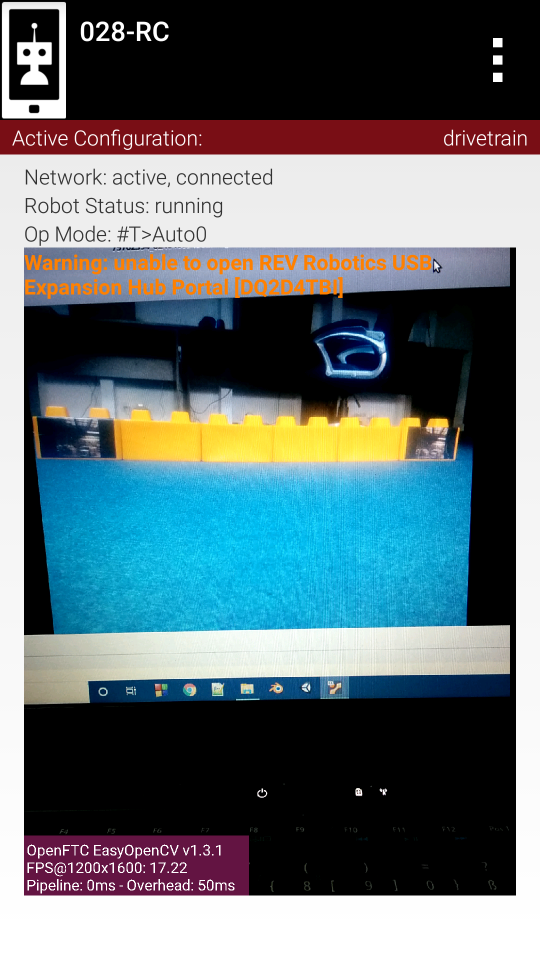
#> input picture test-images/new_images/1.png, 1080 x 1920 px (shown at 1/2 size)
$ python helper.py   (older library calls are emulated)
#> lines starting #> are read from the running program, lines starting #| are printed output that depends on the picture; after the words box and inside, x2 and y2 are one past the last pixel; in counts of white or black regions, pixels touching at a corner belong together
# [15 lines of commented-out code are left out]
import cv2
import numpy as np

# [6 lines of commented-out code are left out]
h1 = int(25 * 179 / 255);h2 = int(45 * 179 / 255);
s1 = 130;s2 = 233;
v1 = 200;v2 = 255;
files = ["1.png","2.png","3.png","4.png","5.png","6.png","7.png","tmp.jpg"]

for x in files:

    img = cv2.imread(x)
#> img is the input picture: shape (1920, 1080, 3); mean B, G, R 115.2, 110.6, 95.7
    backup_img = img.copy();

    COLOR_MIN = np.array([h1, s1, v1])
    COLOR_MAX = np.array([h2, s2, v2])


    hsv_img = cv2.cvtColor(img,cv2.COLOR_BGR2HSV)
#> hsv_img: shape (1920, 1080, 3); mean H, S, V 38.9, 70.1, 127.6

    frame_threshed = cv2.inRange(hsv_img, COLOR_MIN, COLOR_MAX)
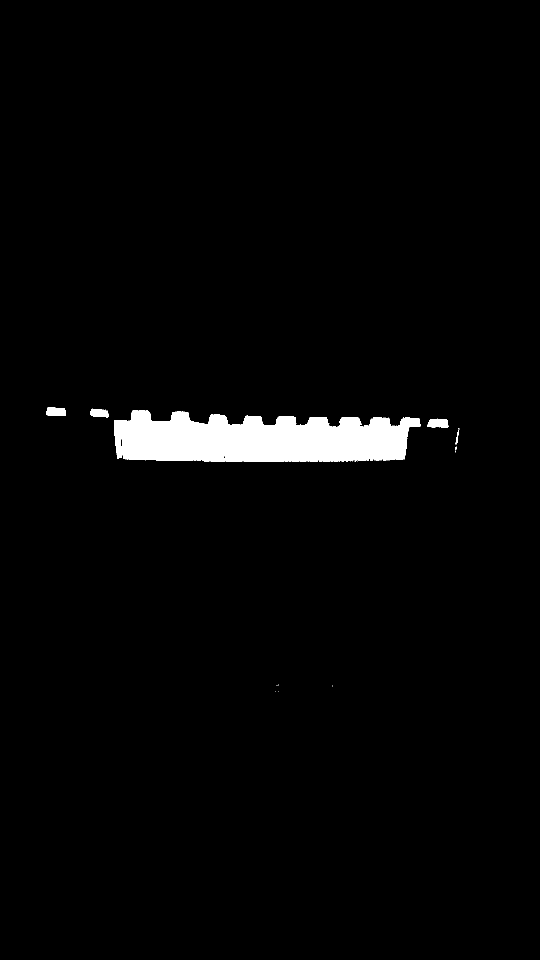
#> frame_threshed: shape (1920, 1080) (shown at 1/2 size); 2.4% white; 33 white regions (28 under 20 px)

    frame_threshed = cv2.GaussianBlur(frame_threshed,(7,7),0);
    im2 = frame_threshed.copy();

    contours,hierarchy = cv2.findContours(im2, cv2.RETR_TREE, cv2.CHAIN_APPROX_SIMPLE)
#> contours = 8 contours; box (x1, y1, x2, y2) and area: (225, 818, 844, 927) 53488, (851, 834, 900, 858) 971, (90, 811, 135, 835) 921, (178, 814, 221, 838) 818, (907, 853, 922, 908) 418, (547, 1379, 561, 1387) 72, (550, 1366, 560, 1374) 58, (661, 1368, 668, 1376) 40

    cv2.drawContours(img,contours,-1,(0,255,0), 3);
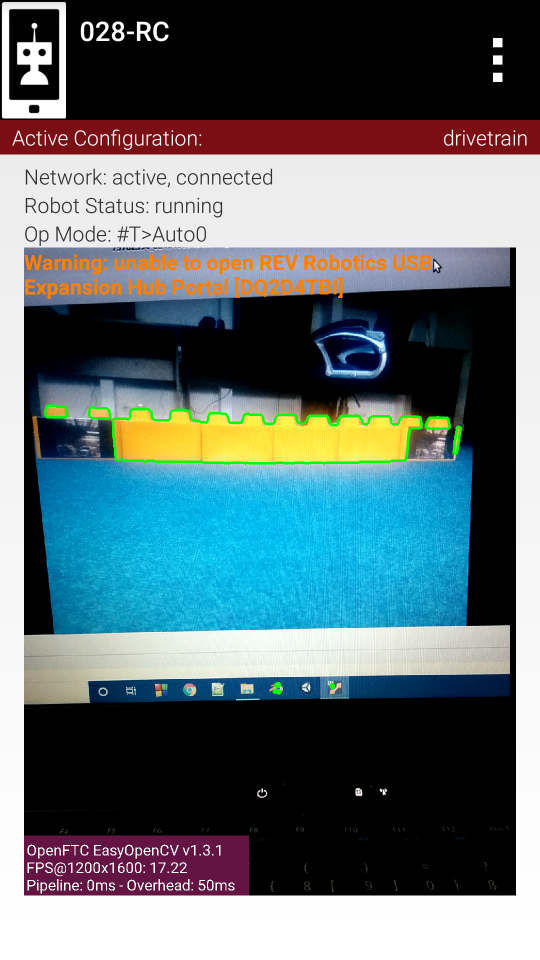
#> img: shape (1920, 1080, 3) (shown at 1/2 size); 0.51% of pixels changed, all inside (x1, y1, x2, y2) = (88, 809, 924, 1389)

    frame_threshed_rgb = cv2.cvtColor(frame_threshed,cv2.COLOR_GRAY2RGB);

    outputs = np.hstack((backup_img, frame_threshed_rgb, img))
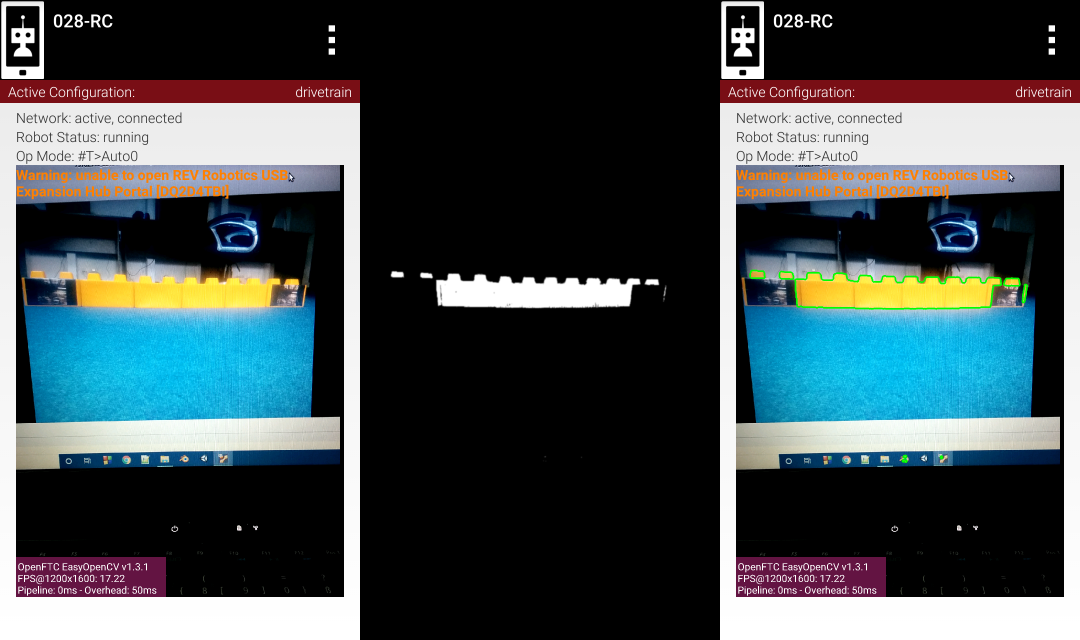
#> outputs: shape (1920, 3240, 3) (shown at 1/3 size); mean B, G, R 78.7, 76, 65.6

    cv2.imwrite(x + "_output.png", outputs)

    ddepth = cv2.CV_16S;

    img2 = backup_img.copy();
    img2 = cv2.cvtColor(img2,cv2.COLOR_BGR2GRAY);
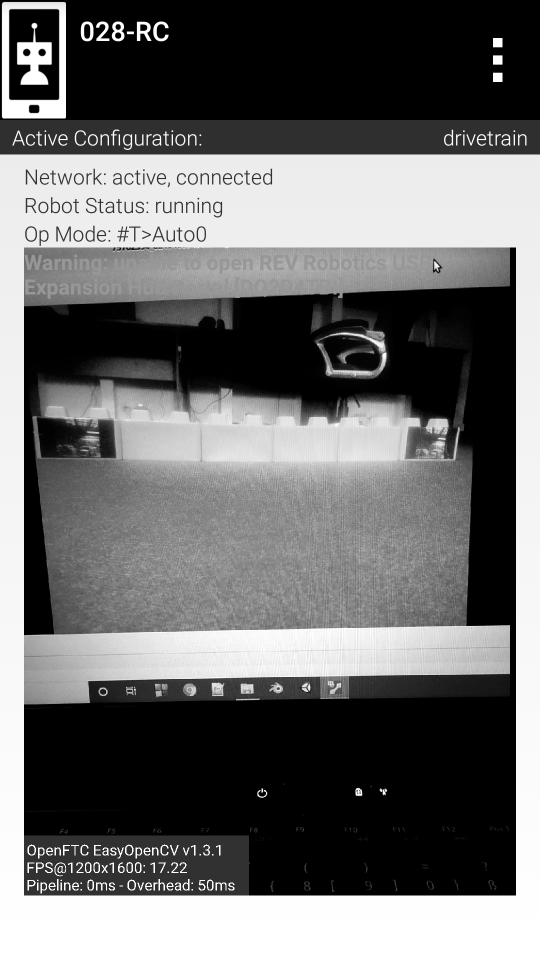
#> img2: shape (1920, 1080) (shown at 1/2 size); min 0, max 255, mean 106.7
    lap = cv2.Sobel(img2,ddepth,1,0,3)
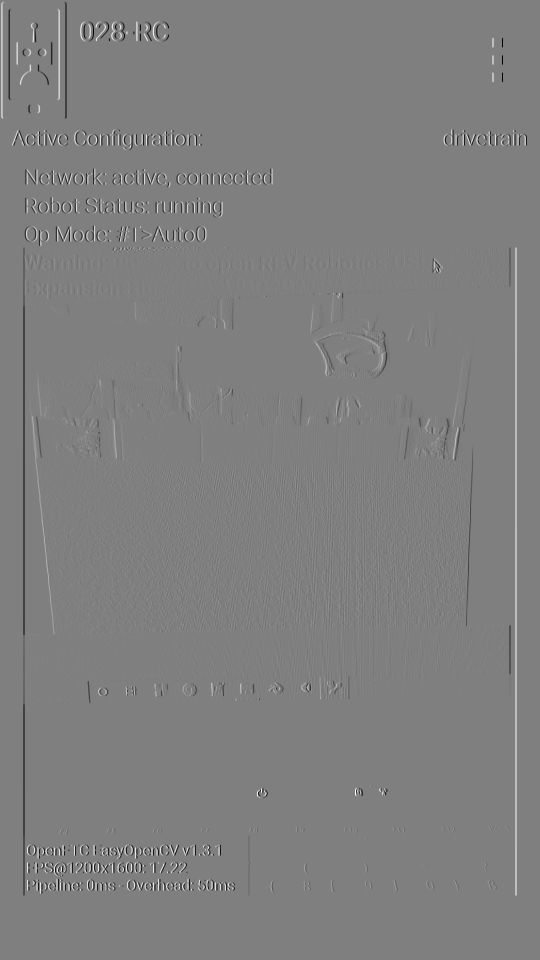
#> lap: shape (1920, 1080) int16 (shown at 1/2 size); min -1020, max 1020, mean 0; drawn with min black and max white
    out = cv2.convertScaleAbs(lap)
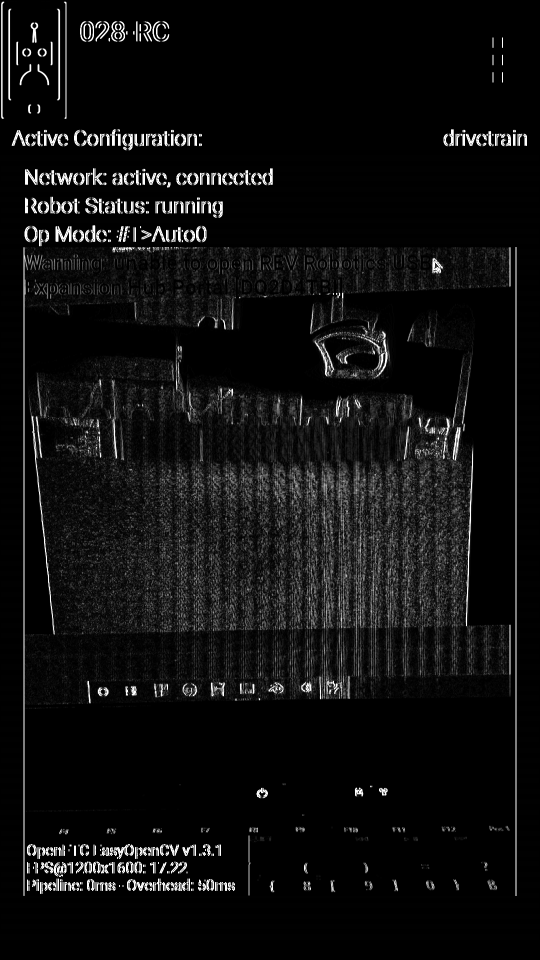
#> out: shape (1920, 1080) (shown at 1/2 size); min 0, max 255, mean 15.3

    outs = np.hstack((backup_img,cv2.cvtColor(img2,cv2.COLOR_GRAY2BGR),cv2.cvtColor(out,cv2.COLOR_GRAY2BGR)));
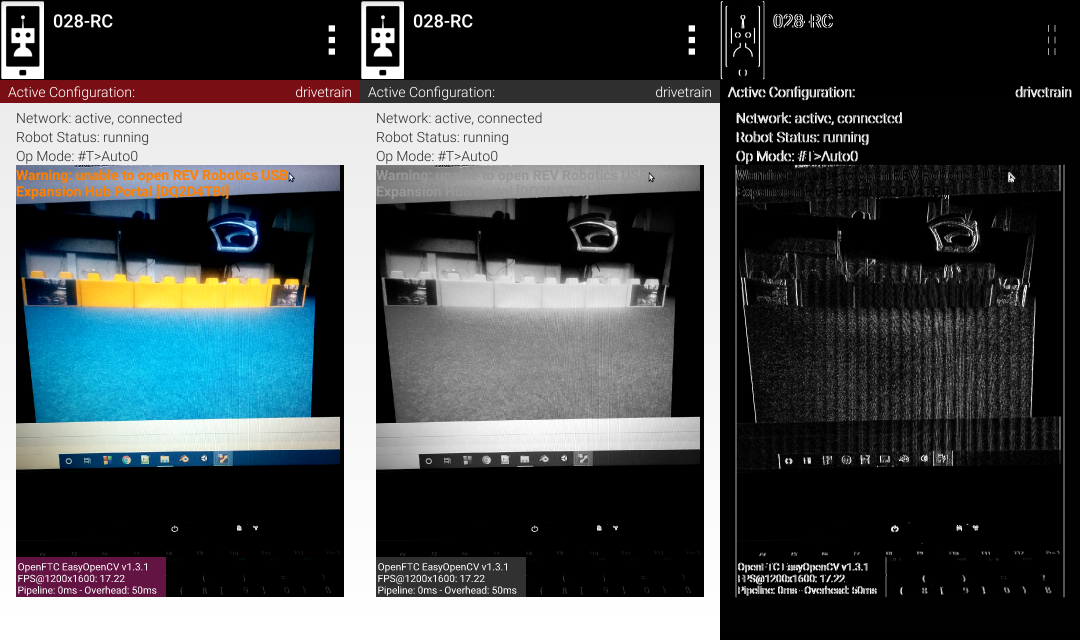
#> outs: shape (1920, 3240, 3) (shown at 1/3 size); mean B, G, R 79.1, 77.5, 72.6


    cv2.imwrite(x + "_edges.png",outs);
#> pass 2 of the loop `for x in files:`:
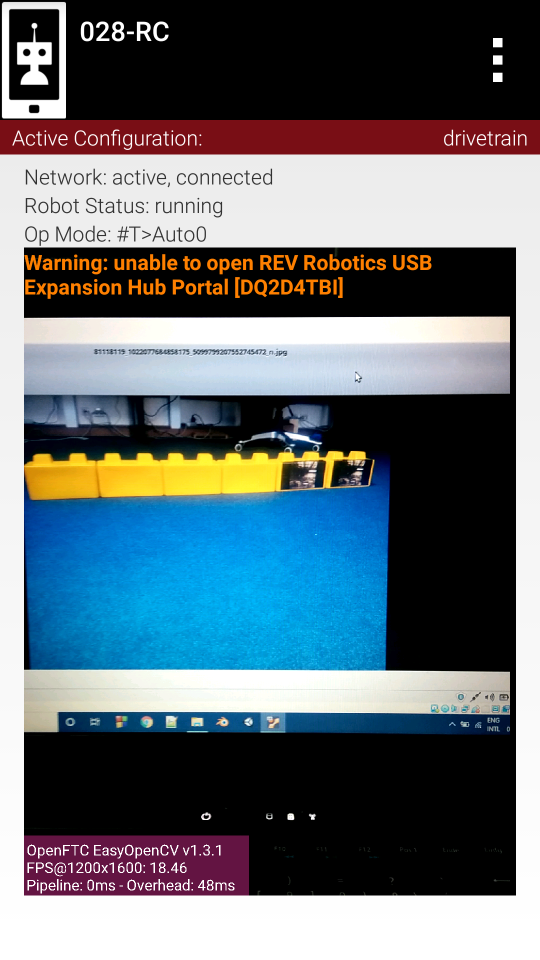
#> input picture test-images/new_images/2.png, 1080 x 1920 px (shown at 1/2 size)
#> img is the input picture: shape (1920, 1080, 3); mean B, G, R 116.2, 109.5, 99
#> hsv_img: shape (1920, 1080, 3); mean H, S, V 35.6, 63.3, 128.2
#> `frame_threshed = cv2.inRange(hsv_img, COLOR_MIN, COLOR_MAX)`:
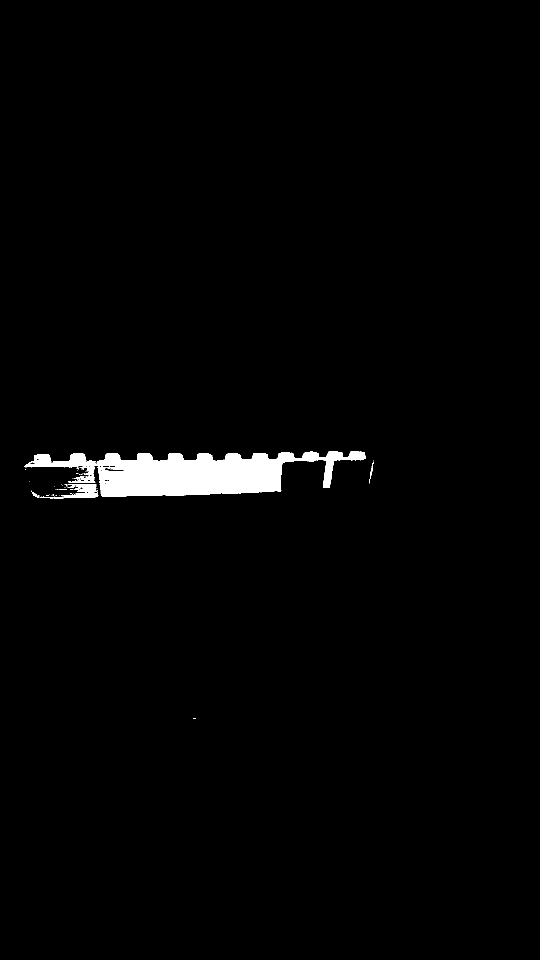
#> frame_threshed: shape (1920, 1080) (shown at 1/2 size); 1.7% white; 68 white regions (63 under 20 px)
#> contours = 7 contours, 1 with area under 20; largest, box (x1, y1, x2, y2) and area: (45, 899, 735, 1001) 43018, (735, 918, 751, 971) 386, (189, 939, 197, 967) 94, (384, 1433, 394, 1441) 61, (56, 960, 63, 967) 34, (157, 940, 169, 947) 27
#> img: shape (1920, 1080, 3); 0.55% of pixels changed, all inside (x1, y1, x2, y2) = (43, 897, 753, 1443)
#> `outs = np.hstack((backup_img,cv2.cvtColor(img2,cv2.COLOR_GRAY2BGR),cv2..`:
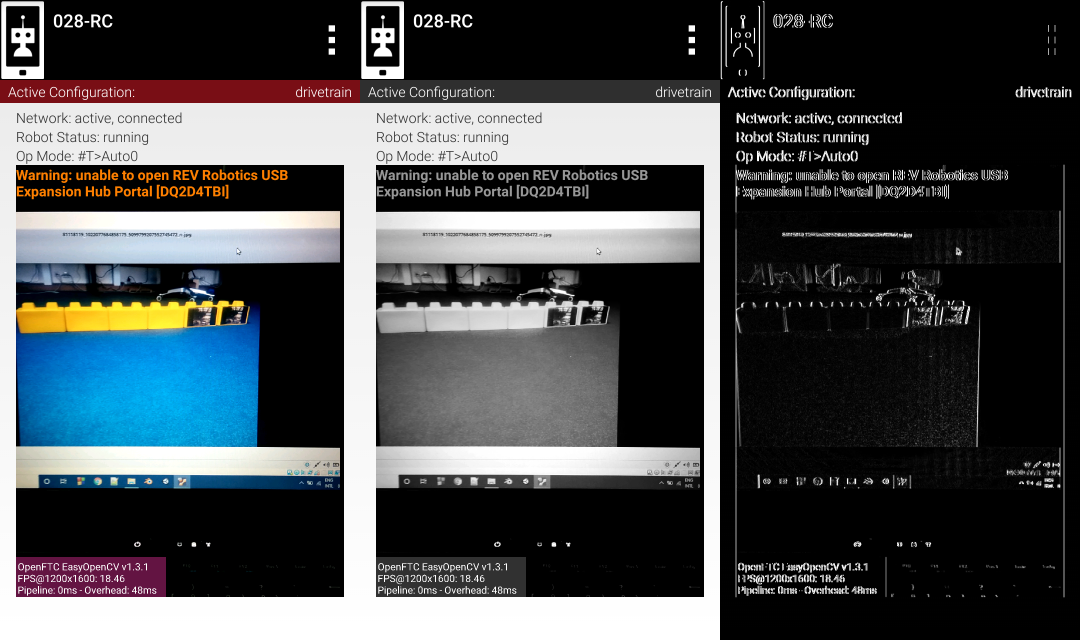
#> outs: shape (1920, 3240, 3) (shown at 1/3 size); mean B, G, R 78.3, 76, 72.5
#> pass 3 of the loop `for x in files:`:
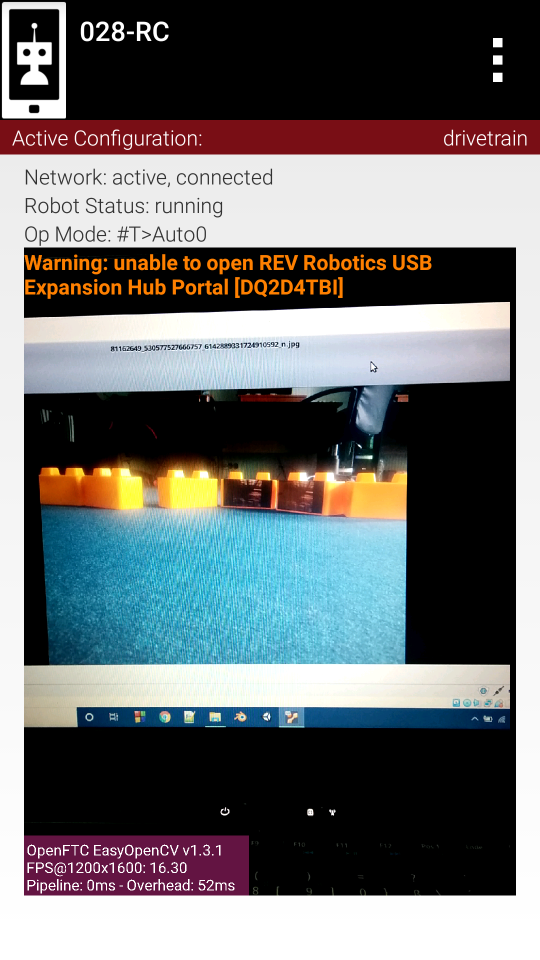
#> input picture test-images/new_images/3.png, 1080 x 1920 px (shown at 1/2 size)
#> img is the input picture: shape (1920, 1080, 3); mean B, G, R 111.4, 110.2, 107.9
#> hsv_img: shape (1920, 1080, 3); mean H, S, V 31.5, 48, 123.2
#> `frame_threshed = cv2.inRange(hsv_img, COLOR_MIN, COLOR_MAX)`:
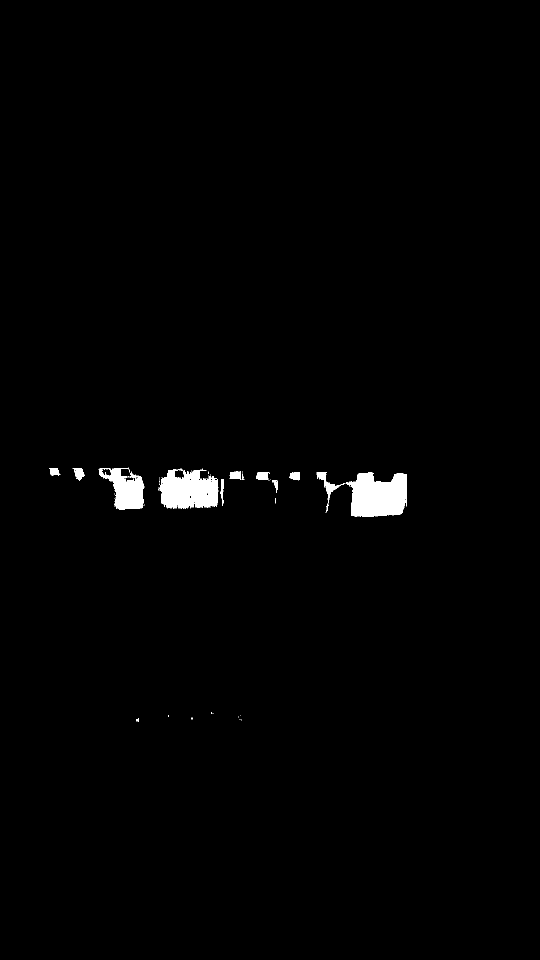
#> frame_threshed: shape (1920, 1080) (shown at 1/2 size); 1.1% white; 69 white regions (57 under 20 px)
#> contours = 18 contours, 1 with area under 20; largest, box (x1, y1, x2, y2) and area: (630, 941, 817, 1036) 11169, (314, 934, 450, 1020) 9739, (194, 932, 293, 1023) 5916, (510, 942, 559, 989) 936, (455, 940, 492, 963) 654
#> img: shape (1920, 1080, 3); 0.55% of pixels changed, all inside (x1, y1, x2, y2) = (93, 930, 819, 1448)
#> `outs = np.hstack((backup_img,cv2.cvtColor(img2,cv2.COLOR_GRAY2BGR),cv2..`:
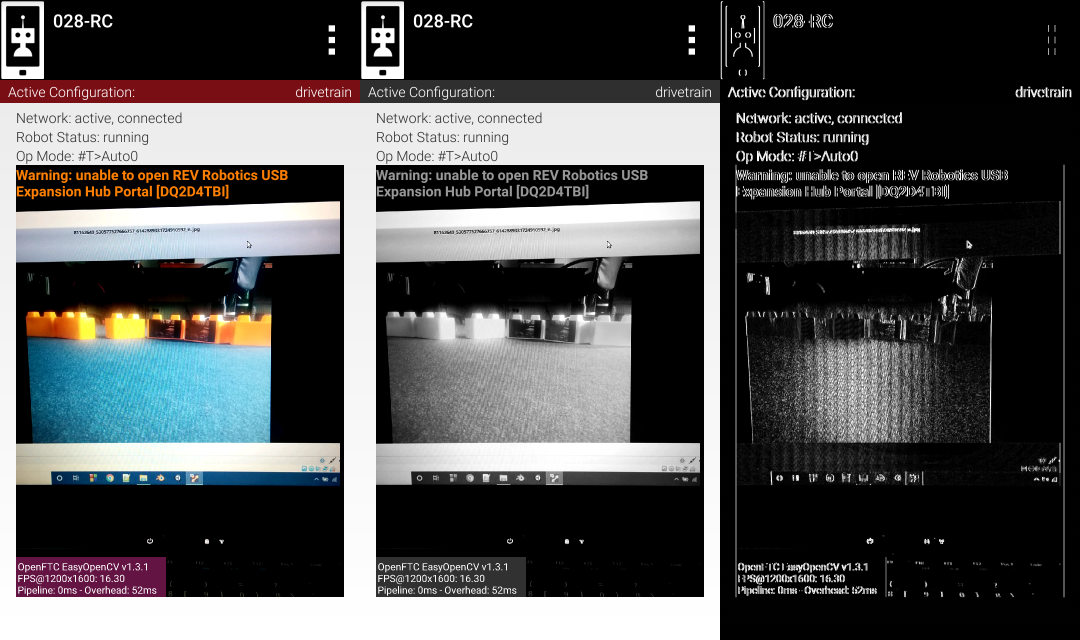
#> outs: shape (1920, 3240, 3) (shown at 1/3 size); mean B, G, R 80.4, 80, 79.2
#> (the run stopped early here; a loop or call above may not have finished)
